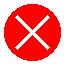

Source code (Python):
from PIL import Image, ImageDraw


def create_icon():
    # 64x64 크기의 아이콘 생성
    size = 64
    image = Image.new("RGBA", (size, size), (0, 0, 0, 0))
    draw = ImageDraw.Draw(image)

    # 배경 원 그리기
    draw.ellipse([4, 4, size - 4, size - 4], fill="#FF0000")

    # X 모양 그리기
    margin = 16
    draw.line([margin, margin, size - margin, size - margin], fill="white", width=4)
    draw.line([size - margin, margin, margin, size - margin], fill="white", width=4)

    # PNG 파일로 저장
    image.save("icon.png")


if __name__ == "__main__":
    create_icon()
